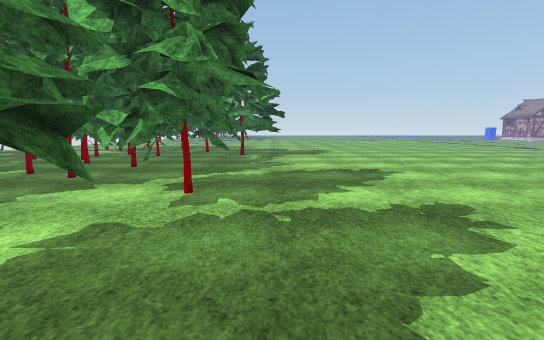
View 1 (above)

24 first-person views from a walk through a Unity game level. The camera is 1.3 m above the floor, tilts 8° down and sees 90° across. The floor is counted in squares, 0.5 m on a side. Each view is taken from the middle of a square. On the plan, view 1 faces up. The plan holds only what a view shows up to about 19 squares ahead; the rest is blank. The place goes on beyond the plan. The player character is not drawn. Some surface patterns are stand-ins.

View 2
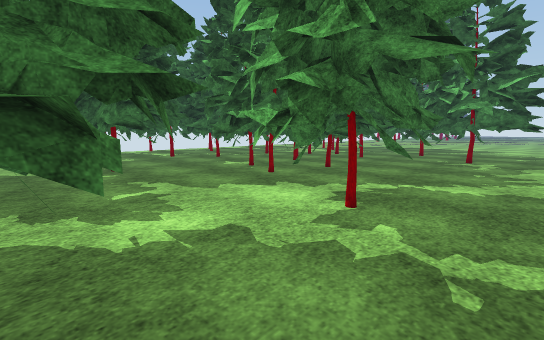

View 3
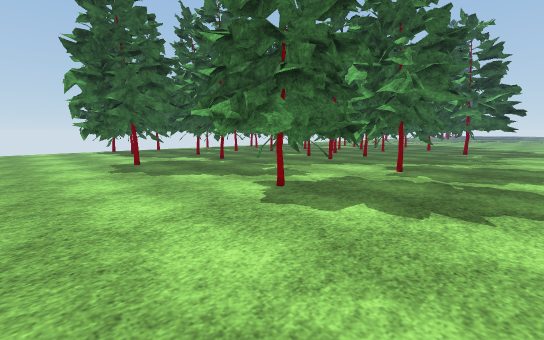

View 4
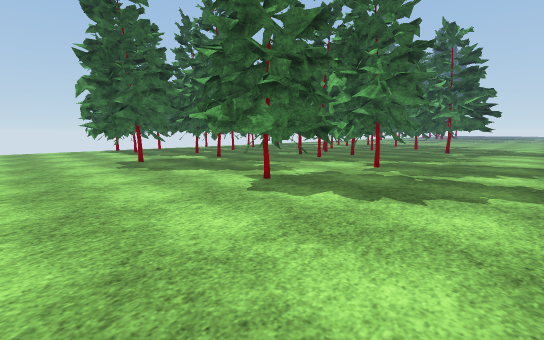

View 5
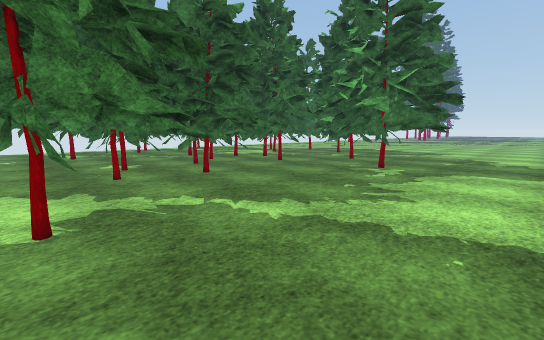

View 6
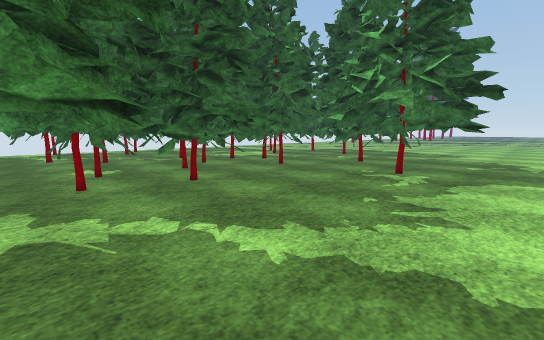

View 7
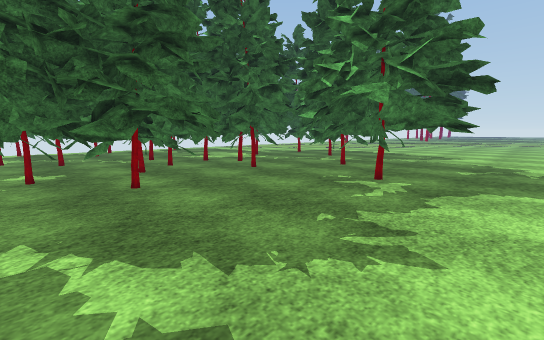

View 8
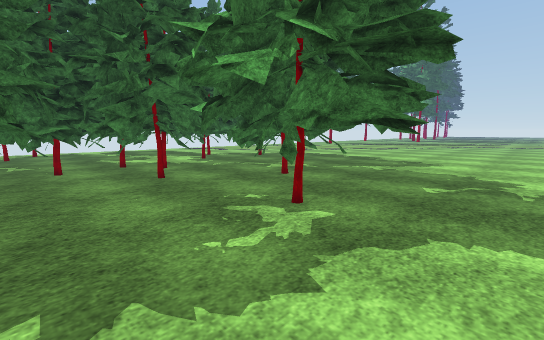

View 9
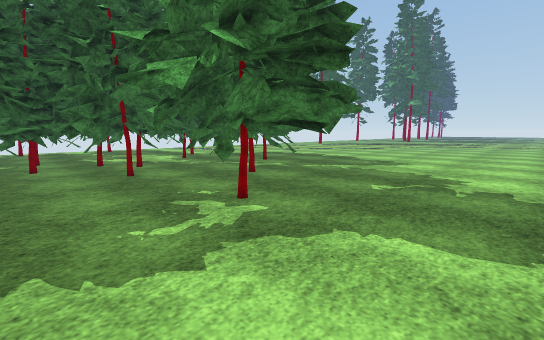

View 10
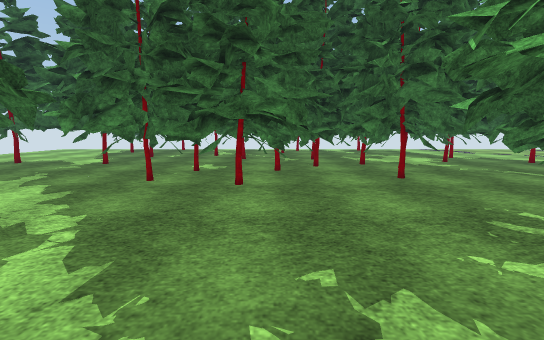

View 11
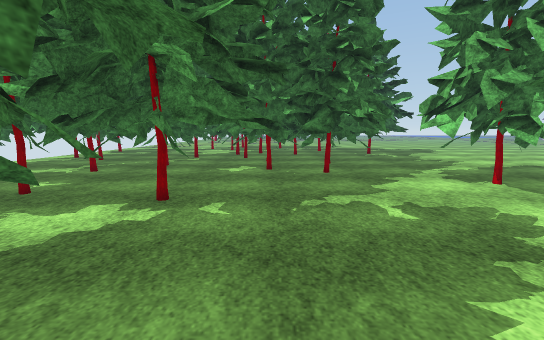

View 12
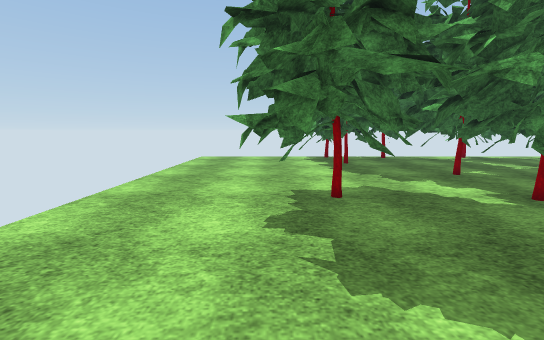

View 13
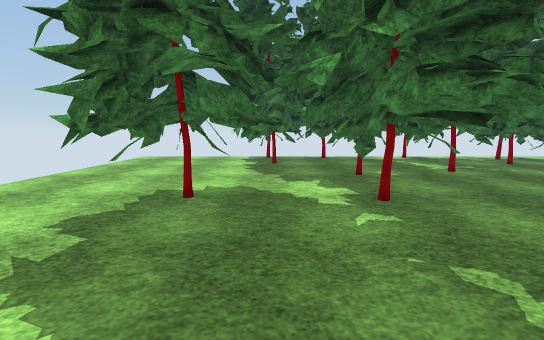

View 14
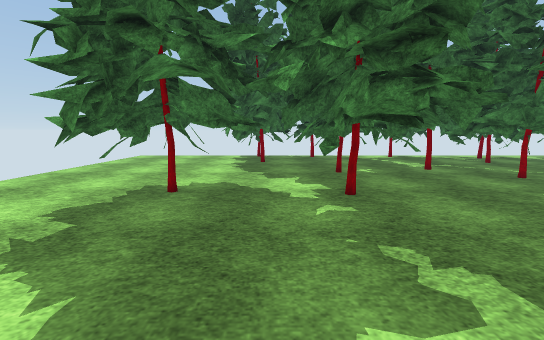

View 15
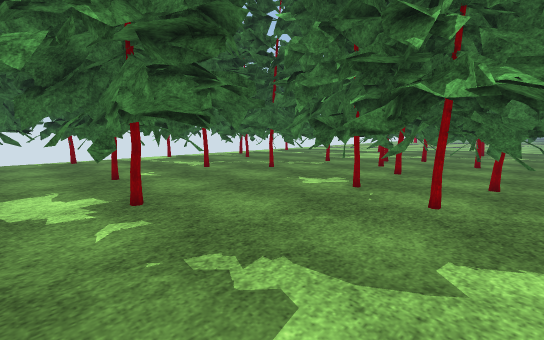

View 16
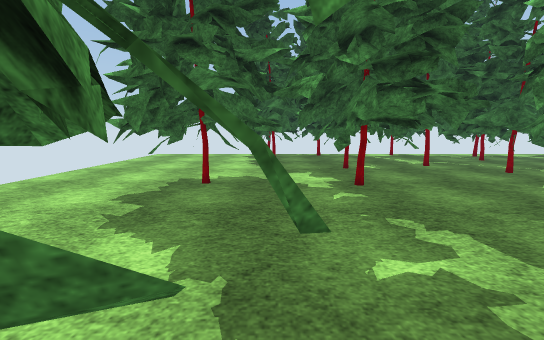

View 17
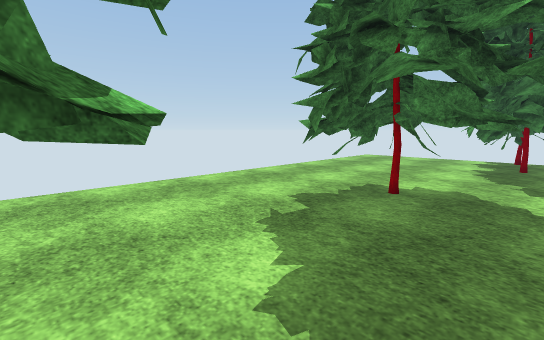

View 18
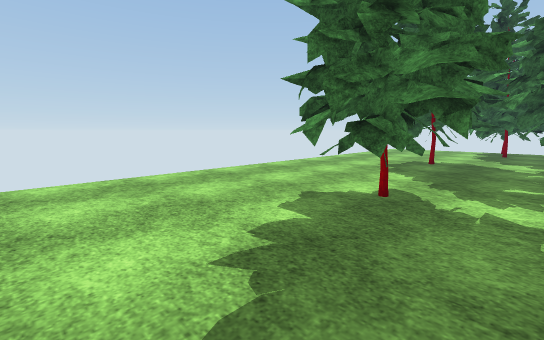

View 19
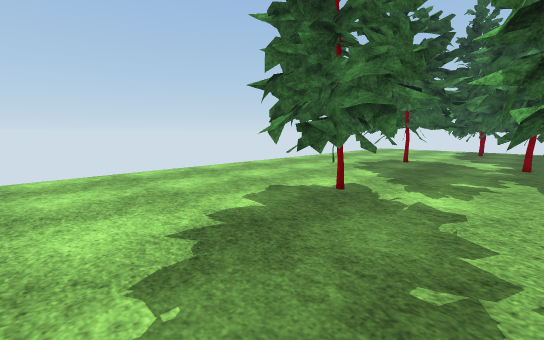

View 20
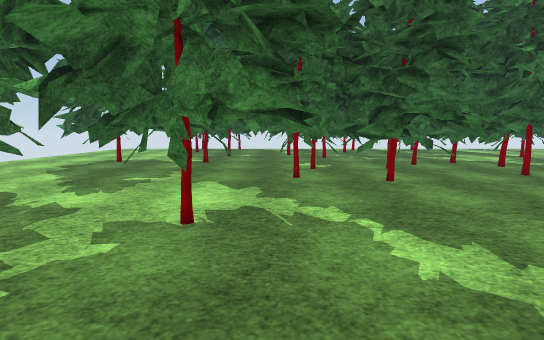

View 21
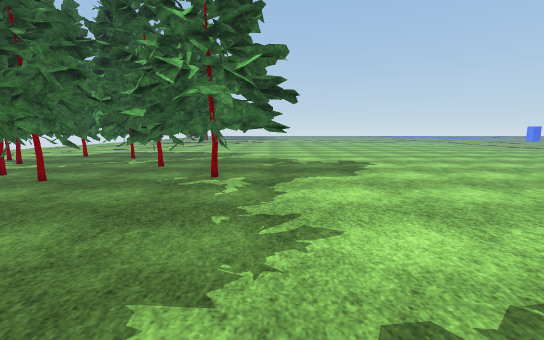

View 22
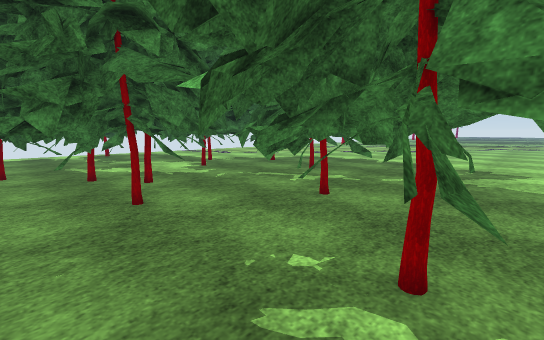

View 23
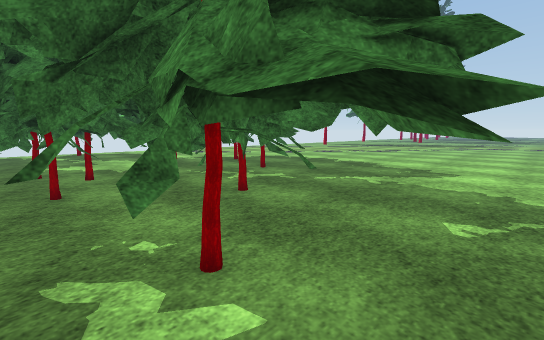

View 24
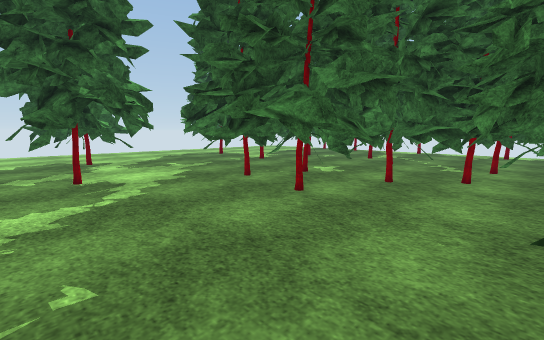

### Floor plan
Key: @ floor where view 1 was taken; # wall or solid block; . floor; = window, fence, low wall or low ledge; T thing the floor can be seen under or through.
Columns run from 24 left of view 1 to 5 right of it. Each row starts with its distance up from view 1.
 36                 # ............
 35                 #... TTT......
 34                 # TTTTT ......
 33                        .......
 32              #####     .......
 31             ##.. ###TT  T.....
 30             ##...##.TTTT .....
 29             #....##..TT  .....
 28             #.................
 27             ###...............
 26             ##................
 25             #.................
 24             #.## .............
 23             ######............
 22                 ## ...........
 21                  # ...........
 20                  # ...........
 19                 ##............
 18                ###............
 17   ####         #..............
 16  ###.  #       #T.............
 15 #  ...####     TT....TT.......
 14 #.......#### TTT TT..TT.......
 13  ..........TT .T.TT . T.......
 12  ..T TT....T TT .TTTTTT.......
 11  TTTT ...........TTTTTT.......
 10      T. T......... TT.........
  9     TT. TT........TTTT........
  8 ##TTTTTTT .........TTT........
  7 .TT..TTT......................
  6 .TTT..T.......................
  5 .. T...............TT ........
  4 ..T  ...........=T..TT........
  3 ..TTT...........TTTTTT........
  2 ..  TTT........TT TTTT........
  1     TT.........TTT TTT........
  0 #  TT .T .......  TTT ..@.....
 -1 .  TTT T .......  TT .........
 -2 .  TTTTT......................
 -3 .... TT.......................
 -4 ..............................
 -5 ..............................
 -6 ..............................
 -7 ..............................
 -8 ..............................
 -9 .................  ...........

Where each view was taken, in squares from view 1:
view 1: 0 up, 0 right, facing up
view 2: 3 up, 1 right, facing up-left
view 3: 7 down, 3 right, facing up-left
view 4: 8 down, 5 right, facing up-left
view 5: 11 up, 5 right, facing up-left
view 6: 13 up, 3 right, facing up-left
view 7: 16 up, 3 right, facing up-left
view 8: 23 up, 3 right, facing up-left
view 9: 24 up, 5 right, facing up-left
view 10: 22 up, 3 right, facing left
view 11: 2 down, 15 left, facing up
view 12: 2 down, 9 left, facing left
view 13: 4 up, 9 left, facing left
view 14: 5 up, 8 left, facing left
view 15: 5 up, 9 left, facing up-left
view 16: 4 up, 6 left, facing left
view 17: 5 up, 8 left, facing down-left
view 18: 7 up, 5 right, facing down-left
view 19: 9 up, 5 right, facing down-left
view 20: 14 up, 4 right, facing left
view 21: 15 up, 0 right, facing up
view 22: 26 up, 2 left, facing up-left
view 23: 28 up, 1 right, facing up-left
view 24: 28 up, 1 left, facing down-left
